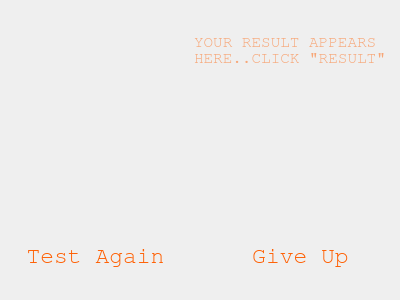
<?xml version="1.0" encoding="UTF-8"?>
<ui version="4.0">
 <class>Result</class>
 <widget class="QDialog" name="Result">
  <property name="geometry">
   <rect>
    <x>0</x>
    <y>0</y>
    <width>400</width>
    <height>300</height>
   </rect>
  </property>
  <property name="windowTitle">
   <string>Result</string>
  </property>
  <property name="windowOpacity">
   <double>0.990000000000000</double>
  </property>
  <property name="styleSheet">
   <string notr="true">background-image:url(:/CSS-Background-Images-1-Red-and-Yellow.jpg)</string>
  </property>
  <widget class="QTextBrowser" name="textBrowser">
   <property name="geometry">
    <rect>
     <x>190</x>
     <y>30</y>
     <width>201</width>
     <height>181</height>
    </rect>
   </property>
   <property name="font">
    <font>
     <family>FreeMono</family>
     <pointsize>12</pointsize>
     <weight>50</weight>
     <italic>false</italic>
     <bold>false</bold>
    </font>
   </property>
   <property name="cursor" stdset="0">
    <cursorShape>PointingHandCursor</cursorShape>
   </property>
   <property name="mouseTracking">
    <bool>true</bool>
   </property>
   <property name="styleSheet">
    <string notr="true">color:rgb(255, 94, 0);
background:transparent;
font: 12pt &quot;FreeMono&quot;;
border:none;</string>
   </property>
   <property name="frameShadow">
    <enum>QFrame::Raised</enum>
   </property>
   <property name="verticalScrollBarPolicy">
    <enum>Qt::ScrollBarAlwaysOff</enum>
   </property>
   <property name="horizontalScrollBarPolicy">
    <enum>Qt::ScrollBarAlwaysOff</enum>
   </property>
   <property name="sizeAdjustPolicy">
    <enum>QAbstractScrollArea::AdjustToContents</enum>
   </property>
   <property name="lineWrapMode">
    <enum>QTextEdit::WidgetWidth</enum>
   </property>
   <property name="acceptRichText">
    <bool>false</bool>
   </property>
   <property name="textInteractionFlags">
    <set>Qt::NoTextInteraction</set>
   </property>
   <property name="placeholderText">
    <string>YOUR RESULT APPEARS HERE..CLICK &quot;RESULT&quot;</string>
   </property>
  </widget>
  <widget class="QPushButton" name="pushButton_2">
   <property name="geometry">
    <rect>
     <x>0</x>
     <y>14</y>
     <width>181</width>
     <height>201</height>
    </rect>
   </property>
   <property name="cursor">
    <cursorShape>OpenHandCursor</cursorShape>
   </property>
   <property name="styleSheet">
    <string notr="true">position:absolute;
background:none;
border:none;
border-image:url(://imageedit_4_5424026280.png);</string>
   </property>
   <property name="text">
    <string/>
   </property>
  </widget>
  <widget class="QPushButton" name="pushButton_3">
   <property name="geometry">
    <rect>
     <x>210</x>
     <y>230</y>
     <width>181</width>
     <height>51</height>
    </rect>
   </property>
   <property name="font">
    <font>
     <family>FreeMono</family>
     <pointsize>17</pointsize>
    </font>
   </property>
   <property name="cursor">
    <cursorShape>OpenHandCursor</cursorShape>
   </property>
   <property name="styleSheet">
    <string notr="true">border:none;
color:rgb(255, 94, 0);
</string>
   </property>
   <property name="text">
    <string>Give Up</string>
   </property>
  </widget>
  <widget class="QPushButton" name="pushButton">
   <property name="geometry">
    <rect>
     <x>10</x>
     <y>230</y>
     <width>171</width>
     <height>51</height>
    </rect>
   </property>
   <property name="font">
    <font>
     <family>FreeMono</family>
     <pointsize>17</pointsize>
    </font>
   </property>
   <property name="cursor">
    <cursorShape>OpenHandCursor</cursorShape>
   </property>
   <property name="styleSheet">
    <string notr="true">border:rgb(255, 94, 0);
color:rgb(255, 94, 0);
</string>
   </property>
   <property name="text">
    <string>Test Again</string>
   </property>
  </widget>
 </widget>
 <resources/>
 <connections>
  <connection>
   <sender>pushButton</sender>
   <signal>clicked()</signal>
   <receiver>Result</receiver>
   <slot>close()</slot>
   <hints>
    <hint type="sourcelabel">
     <x>98</x>
     <y>247</y>
    </hint>
    <hint type="destinationlabel">
     <x>196</x>
     <y>258</y>
    </hint>
   </hints>
  </connection>
 </connections>
</ui>
